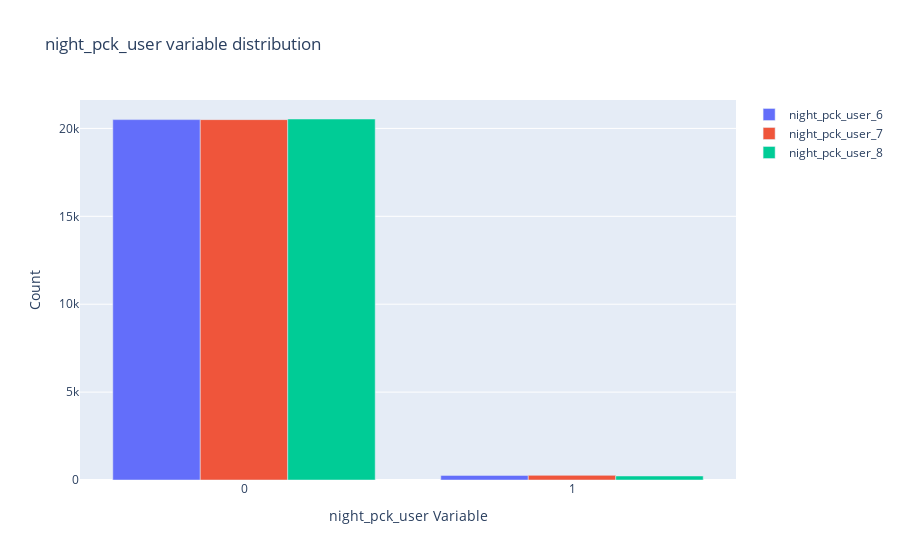

This figure's notebook cell:
### Markdown cell above
- Across months fb users are increasing by 100-300 users from month 6 to 7 and a dip in month 8

### Code cell
groupedBarPlot('night_pck_user')

### Figure 1 — Plotly figure (JSON) as saved in the notebook; plotly's stock layout.template omitted (floating-point values rounded to 4 significant figures)
{"data": [{"name": "night_pck_user_6", "type": "bar", "x": [0, 1], "y": [20501, 263]}, {"name": "night_pck_user_7", "type": "bar", "x": [0, 1], "y": [20500, 264]}, {"name": "night_pck_user_8", "type": "bar", "x": [0, 1], "y": [20536, 228]}], "layout": {"title": {"text": "night_pck_user variable distribution"}, "xaxis": {"title": {"text": "night_pck_user Variable"}}, "yaxis": {"title": {"text": "Count"}}}}
